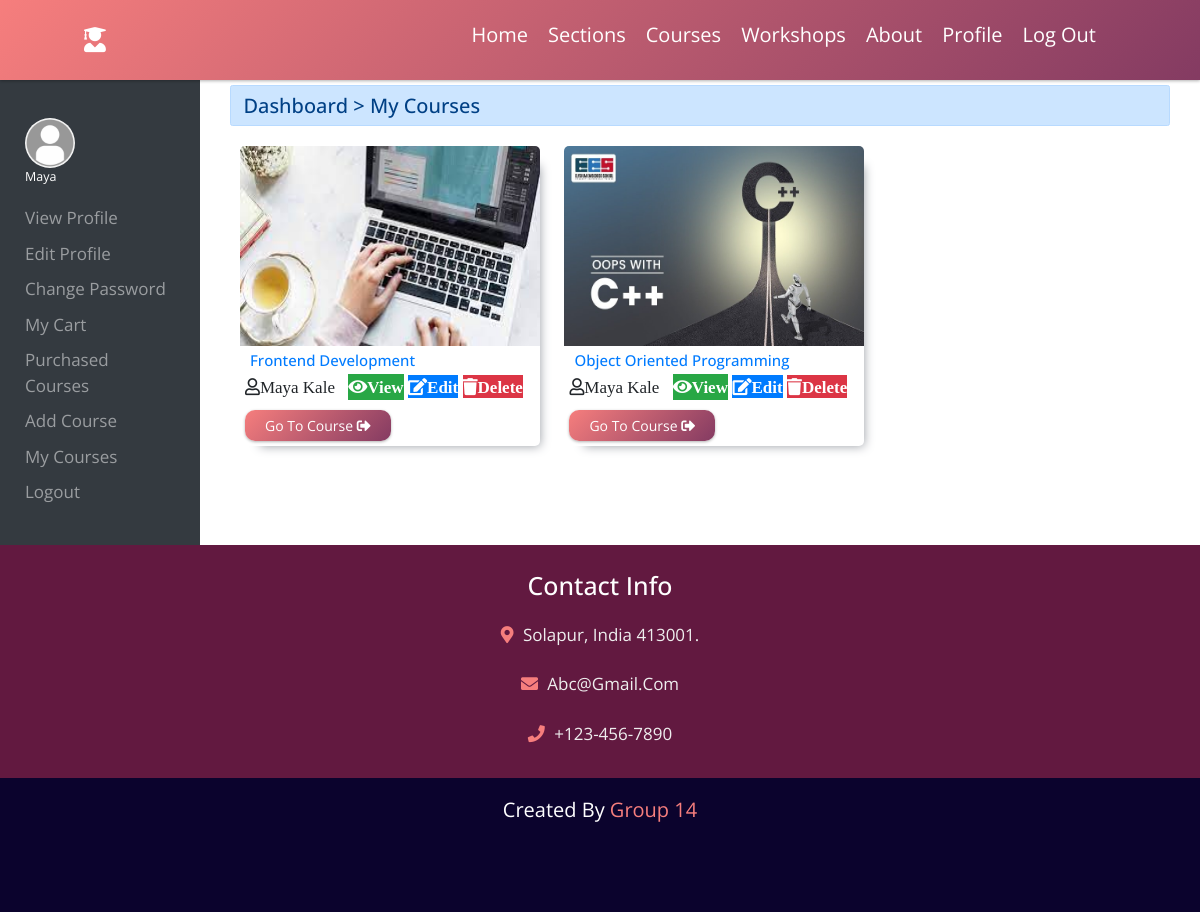
Screenshot of /my_courses/ (signed in) with the database file from the repository.
### users/models.py (models this page shows, shortened)
class add_course(models.Model):
	tutor = models.ForeignKey(User,on_delete=models.CASCADE)
	course_name = models.CharField(max_length=250)
	course_section = models.ForeignKey(Section,on_delete = models.CASCADE )
	course_price = models.FloatField()
	sale_price = models.CharField(max_length=200)
	course_image = models.ImageField(upload_to="courses/%Y/%m/%d")
	details = models.TextField()

### users/views.py (the view)
# urls.py: path('my_courses/', views.my_courses, name='my_courses'),
def my_courses(request):
	context = {}
	ch = register_table.objects.filter(user__id=request.user.id)
	if len(ch)>0:
		data = register_table.objects.get(user__id=request.user.id)
		context["data"] = data
	all = add_course.objects.filter(tutor__id=request.user.id)
	context["courses"] = all
	return render(request,"users/my_courses.html",context)

### users/templates/users/my_courses.html (shortened to what this page needs)
{% extends 'users/dashboard_base.html' %}
{% load static %}
{% block dashboard %}
<div class="container-fluid">
	<div class="row">
		<div class="col-md-12 mt-2">
			<h2 class="alert alert-primary">Dashboard &gt; My Courses</h2>
			{% for p in courses %}
			<div id="" class="post" style="height: 300px;">
                  <img src="/media/{{p.course_image}}" alt="" class="slider-image">
                  <div class="post-info">
                    <h4><a href="#">{{p.course_name}}</a></h4>
                    <i class="far fa-user">{{p.tutor.first_name}} {{p.tutor.last_name}}</i>
                    <button class="btn-success" data-toggle="modal" data-target="#m{{p.id}}"><i class="fa fa-eye">View</i></button>
                    <a href="{% url 'update_course' %}?pid={{p.id}}" class="btn-primary"><i class="fa fa-edit">Edit</i></a>
                    <a href="{% url 'delete_course' %}?pid={{p.id}}" class="btn-danger"><i class="fa fa-trash">Delete</i></a>
                    <button class="btnsmall" style="margin-top: 10px;"><a href="{% url 'content' %}?pid={{p.id}}" style="text-decoration: none;color:white;">Go to Course <i class="fas fa-sign-out-alt"></i></a></button>
                  </div>
            </div>
            {% endfor %}
		</div>
	</div>
</div>
{% endblock %}

### users/templates/users/dashboard_base.html (shortened to what this page needs)
{% extends 'users/base.html' %}
{% load static %}
{% block content %}
<div class="container-fluid" style="margin-top: 80px;">
    <div class="row">
        <div class="col-md-2 bg-dark py-5">
            <nav class="navbar navbar-dark">
                <a href="" class="navbar-brand">
                <div class="text-center">
                    {% if data.profile_pic %}
                    <img src="/media/{{data.profile_pic}}" style="height:50px;width:50px;border-radius:50%">
                    {% else %}
                    <img src="{% static 'users/img/blankuser.png' %}" style="height:50px;width:50px;border-radius:50%">
                    {% endif %}
                </div>
                    <p>{{user.username}}</p>
                </a>
                <ul class="navbar-nav">
                    <li class="nav-item">
                        <a href="{% url 'profile' %}" class="nav-link">View Profile</a>
                    </li>
                    <li class="nav-item">
                        <a href="{% url 'edit_profile' %}" class="nav-link">Edit Profile</a>
                    </li>
                    <li class="nav-item">
                        <a href="{% url 'change_password' %}" class="nav-link">Change Password</a>
                    </li>
                    <li class="nav-item">
                        <a href="{% url 'cart' %}" class="nav-link">My Cart</a>
                    </li>
                    <li class="nav-item">
                        <a href="{% url 'order_history' %}" class="nav-link">Purchased Courses</a>
                    </li>
                    {% if user.is_staff %}
                    <li class="nav-item">
                        <a href="{% url 'add_course_view' %}" class="nav-link">Add Course</a>
                    </li>
                    <li class="nav-item">
                        <a href="{% url 'my_courses' %}" class="nav-link">My Courses</a>
                    </li>
                   {% endif %}
                    <li class="nav-item">
                        <a href="{% url 'user_logout' %}" class="nav-link">Logout</a>
                    </li>
                </ul>
            </nav>
        </div>
        <div class="col-md-10">
            {% block dashboard %}
            {% endblock %}
        </div>
    </div>
</div>
{% endblock content %}

### users/static/users/css/main.css (style rules this page uses)
:root { --gradient:linear-gradient(135deg, #f67e7d, #843b62); }
* { font-family: 'Open Sans', sans-serif; margin:0; padding:0; box-sizing: border-box; border:none; outline: none; text-decoration: none; text-transform: capitalize; transition: all .2s linear; }
html { font-size: 62.5%; overflow-x: hidden; }
.btnsmall { padding:.5rem 2rem; font-size: 1.4rem; color:#fff; background:var(--gradient); border-radius: 1rem; margin-top: 1rem; cursor: pointer; box-shadow: 0 .1rem .3rem rgba(0,0,0,.3); position: relative; overflow: hidden; z-index: 0; }

### users/static/users/css/section_style.css (style rules this page uses)
:root { --gradient:linear-gradient(135deg, #f67e7d, #843b62); }
body { font-size: 170%; }

### users/templates/users/dashboard_base.html (style rules this page uses)
.post { height: 270px; width: 300px; margin: 10px 10px; display: inline-block; background: white; border-radius: 5px; box-shadow: 1rem 1rem 1rem -1rem #989ca3; }
.post .post-info { height: 63px; padding: 0px 5px; }
.post .post-info h4 { color: #444; margin: 5px; }
.post .slider-image { width: 100%; height: 200px; border-top-left-radius: 5px; border-top-right-radius: 5px; }
.btnsmall { padding:.5rem 2rem; font-size: 1.4rem; color:#fff; background:var(--gradient); border-radius: 1rem; margin-top: 1rem; cursor: pointer; box-shadow: 0 .1rem .3rem rgba(0,0,0,.3); position: relative; overflow: hidden; z-index: 0; }

### rows the page displays
add_course: course_image (picture), course_name "Frontend Development", tutor.first_name "Maya", tutor.last_name "Kale"
add_course: course_image (picture), course_name "Object Oriented Programming", tutor.first_name "Maya", tutor.last_name "Kale"

### other values shown
{{ user.username }} "Maya"
